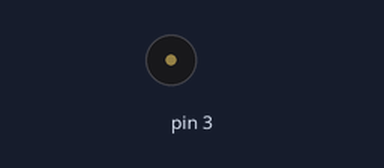
Simulated run of this sketch. Board: Arduino Uno, built with avr-gcc and run on an emulated ATmega328P. Parts: buzzer (waves = sounding).

Above: at 0.1 s.
Timing chart, 0 to 1.6 s (numbered marks = the images above):
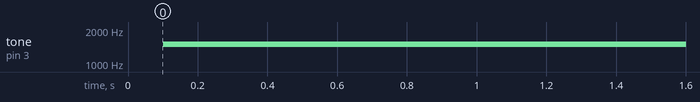

Measured:
- by itself, tone on pin 3: silent → 1500 Hz at 0.10 s

The sketch:

sketch_may16c.ino
```cpp
void setup() {
  // Pin 3 is our audio output
}

void loop() {
  // Sweep up from 300Hz to 1500Hz
  for (int freq = 1300; freq <= 1500; freq += 10) {
    tone(3, freq);
    delay(5); // Controls how fast the sweep goes
  }

  delay(500); // Wait half a second at the top
}
```
